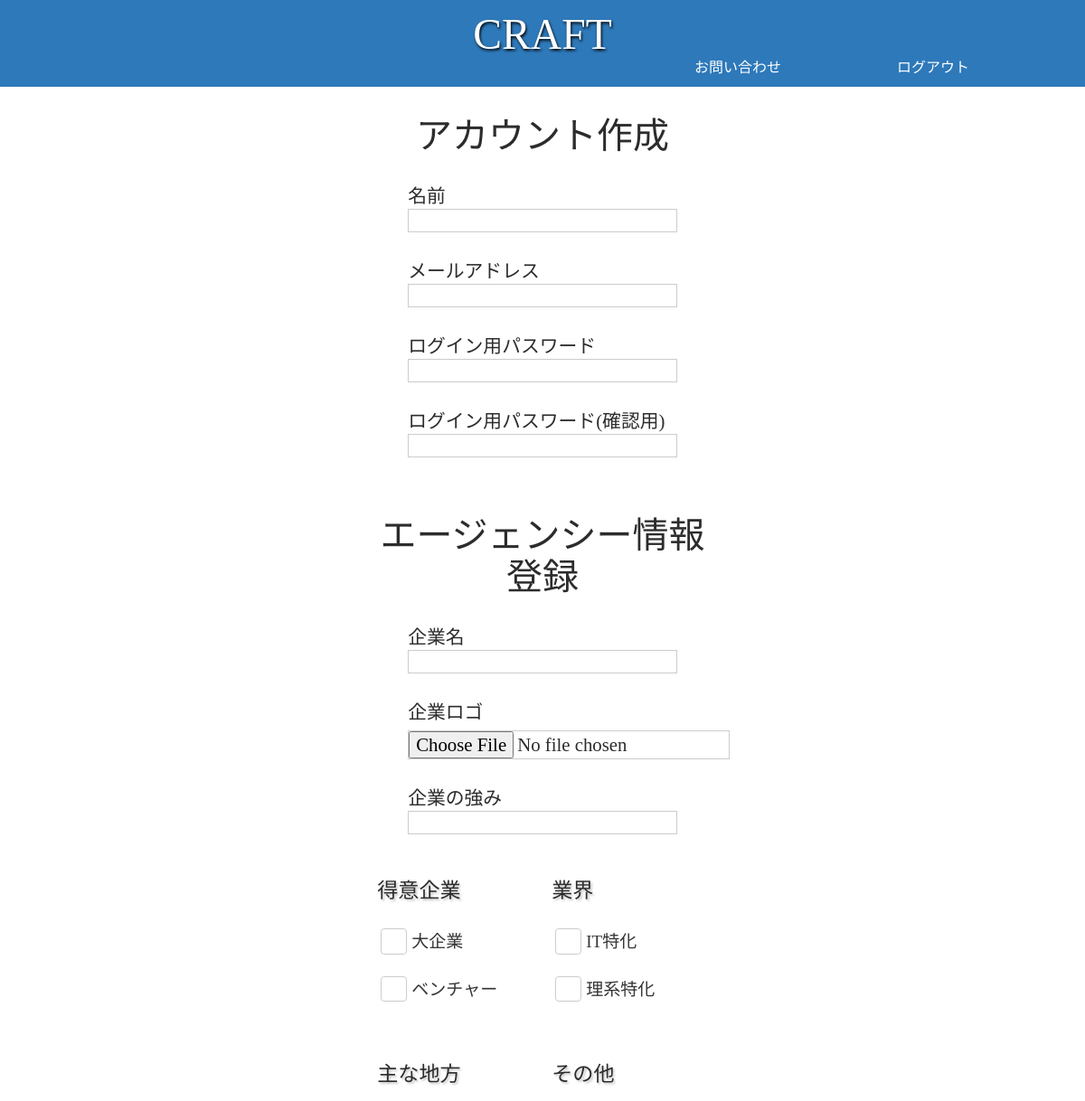
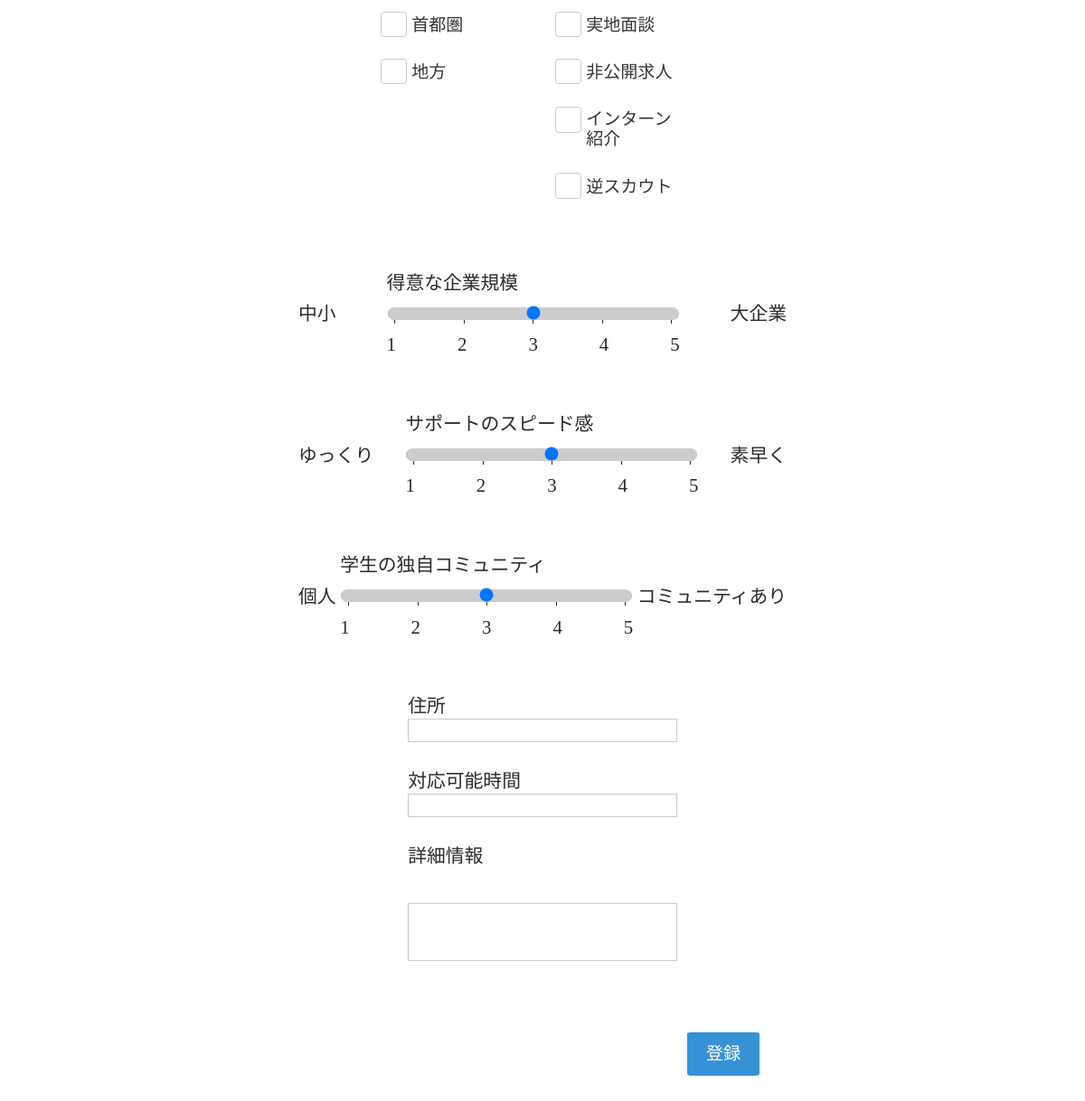
Screenshot of /agency/agencyRegister.php with the database file from the repository (2 pictures, top to bottom).
### tables this page shows
CREATE TABLE category (
    id INT PRIMARY KEY AUTO_INCREMENT,
    category_name VARCHAR(255) NOT NULL
);

CREATE TABLE feature_info (
    id INT PRIMARY KEY AUTO_INCREMENT,
    feature_name VARCHAR(255) NOT NULL,
    category_id INT NOT NULL
);

CREATE TABLE levels_info (
    id INT PRIMARY KEY AUTO_INCREMENT,
    levels_name VARCHAR(255) NOT NULL,
    levels_min VARCHAR(255) NOT NULL,
    levels_max VARCHAR(255) NOT NULL
);

### src/agency/agencyRegister.php (the view, shortened to what this page needs)
<?php
require_once('../dbconnect.php');
$agencies = $dbh->query('SELECT * FROM agency')->fetchAll(PDO::FETCH_ASSOC);
$features = $dbh->query("SELECT * FROM feature INNER JOIN feature_info ON feature.feature_id = feature_info.id;")->fetchAll(PDO::FETCH_ASSOC);
$feature_info = $dbh->query("SELECT * FROM feature_info")->fetchAll(PDO::FETCH_ASSOC);
$levels = $dbh->query("SELECT * FROM levels INNER JOIN levels_info ON levels.levels_id = levels_info.id;")->fetchAll(PDO::FETCH_ASSOC);
$levels_info = $dbh->query("SELECT * FROM levels_info")->fetchAll(PDO::FETCH_ASSOC);
$editors = $dbh->query("SELECT * FROM editor INNER JOIN editor_info ON editor.editor_id = editor_info.id;")->fetchAll(PDO::FETCH_ASSOC);
$category = $dbh->query("SELECT * FROM category")->fetchAll(PDO::FETCH_ASSOC);
foreach ($agencies as $aKey => $agency) {
    $agency["feature"] = [];
    foreach ($features as $fKey => $feature) {
        if ($feature["agency_id"] == $agency["id"]) {
            $agency["feature"][] = $feature;
        }
    }
    $agencies[$aKey] = $agency;
}
foreach ($agencies as $aKey => $agency) {
    $agency["levels"] = [];
    foreach ($levels as $lKey => $level) {
        if ($level["agency_id"] == $agency["id"]) {
            $agency["levels"][] = $level;
        }
    }
    $agencies[$aKey] = $agency;
}
foreach ($agencies as $aKey => $agency) {
    $agency["editor"] = [];
    foreach ($editors as $lKey => $editor) {
        if ($editor["agency_id"] == $agency["id"]) {
            $agency["editor"][] = $editor;
        }
    }
}
?>
<!DOCTYPE html>
<html lang="ja">
<head>
    <link rel="stylesheet" href="../assets/style/reset.css" />
    <link rel="stylesheet" href="../assets/style/agency/agencyHeader.css">
    <link rel="stylesheet" href="../assets/style/agency/agencyRegister.css">
</head>
<body>
    <?php require_once('./components/agencyHeader.php'); ?>
    <main>
        <section class="agency-regi">
            <div class="agency-regiContainer">
                <div class="agency-regiTitle">
                    <p>アカウント作成</p>
                </div>
                <form action="agencyRegister.php" method="POST" enctype="multipart/form-data" id="registrationForm">
                    <div class="agency-regiForm">
                        <div class="agency-regiFormContainer">
                            <div class="agency-regiFormInner">
                                <label class="agency-regiFormText">名前</label>
                                <input type="text" name="editorName" class="agency-regiFormInput agency-regiName" required>
                            </div>
                            <div class="agency-regiFormInner">
                                <label class="agency-regiFormText">メールアドレス</label>
                                <input type="email" name="editorEmail" class="agency-regiFormInput agency-regiFormEmail" required>
                            </div>
                            <div class="agency-regiFormInner">
                                <label class="agency-regiFormText">ログイン用パスワード</label>
                                <input type="password" name="password" class="agency-regiFormInput agency-regiFormPassword" required>
                            </div>
                            <div class="agency-regiFormInner">
                                <label class="agency-regiFormText">ログイン用パスワード(確認用)</label>
                                <input type="password" name="rePassword" class="agency-regiFormInput agency-regiFormRePassword" required>
                            </div>
                            <div class="agency-regiTitle">
                                <p>エージェンシー情報登録</p>
                            </div>
                            <div class="agency-regiFormInner">
                                <label class="agency-regiFormText">企業名</label>
                                <input type="text" name="companyName" class="agency-regiFormInput agency-regiFormName" required>
                            </div>
                            <div class="agency-regiFormInner">
                                <label for="question" class="form-label">企業ロゴ</label>
                                <input type="file" name="image" id="image" class="agency-regiFormInput form-control required" accept=".png, .jpg, .jpeg, .gif">
                            </div>
                            <div class="agency-regiFormInner">
                                <label>企業の強み</label>
                                <input type="text" name="companyStrength" class="agency-regiFormInput agency-regiFormStrength" required>
                            </div>
                        </div>
                        <div class="agency-regiFormInner2">
                            <ul class="narrow-List">
                                <?php foreach ($category as $catKey => $catItem) { ?>
                                    <li class="narrow-Item agency-regiNarrowItem">
                                        <p class="narrow-eachTitle"><?= $catItem["category_name"]; ?></p>
                                        <div class="narrow-eachList agency-regiNarrow">
                                            <?php foreach ($feature_info as $featKey => $featItem) {
                                                if ($featItem["category_id"] == $catItem["id"]) {
                                            ?>
                                                    <label for="feature<?= $featKey; ?>" class="featureTitle agency-regiFeatureTitle"><?= $featItem["feature_name"]; ?></label>
                                            <?php }
                                            } ?>
                                        </div>
                                    </li>
                                <?php } ?>
                            </ul>
                        </div>
                        <div class="agency-regiFormContainer2">
                            <?php foreach ($levels_info as $t => $level_info) { ?>
                                <div class="agency-rangeItem">
                                    <p><?= $agency["levels"][$t]["levels_min"]; ?></p>
                                    <div class="agency-regiFormInner3">
                                        <label><?= $agency["levels"][$t]["levels_name"]; ?></label>
                                        <input type="range" name="level<?= $t + 1; ?>" min="1" max="5" class="agency-regiFormInput agency-regiFormRange" list="my-datalist<?= $t; ?>">
                                        <datalist id="my-datalist<?= $t; ?>" class="regi-datalist">
                                            <option value="1" label="1">
                                            <option value="2" label="2">
                                            <option value="3" label="3">
                                            <option value="4" label="4">
                                            <option value="5" label="5">
                                        </datalist>
                                    </div>
                                    <p><?= $agency["levels"][$t]["levels_max"]; ?></p>
                                </div>
                            <?php } ?>
                        </div>
                        <div class="agency-regiFormContainer">
                            <div class="agency-regiFormInner">
                                <label>住所</label>
                                <input type="text" name="address" class="agency-regiFormInput agency-regiFormAddress" required>
                            </div>
                            <div class="agency-regiFormInner">
                                <label>対応可能時間</label>
                                <input type="text" name="time" class="agency-regiFormInput agency-regiFormTime" required>
                            </div>
                            <div class="agency-regiFormInner">
                                <label>詳細情報</label>
                                <input type="text" name="free" class="agency-regiFormInput agency-regiFormDetail" required>
                            </div>
                        </div>
                    </div>
                    <div class="agency-regiFormSubmit1">
                        <div class="agency-regiFormSubmit">
                            <button class="agency-regiFormSubmitButton" type="submit" id="registerButton">登録</button>
                        </div>
                    </div>
                </form>
            </div>
        </section>
    </main>
</body>
</html>

### src/assets/style/agency/agencyHeader.css (style rules this page uses)
body { margin: 0; }

### src/assets/style/agency/agencyRegister.css (style rules this page uses)
.agency-regiContainer { margin-top: 8rem; }
.agency-regiTitle { margin-top: 4rem; font-size: 2.5rem; text-align: center; }
.agency-regiFormInput { appearance: revert; border: .05em solid #ccc; }
.agency-regiForm { display: flex; flex-direction: column; }
.agency-regiFormContainer { width: 30%; margin: 0 auto; font-size: 1.3rem; }
.agency-regiFormContainer2 { width: 45%; margin: 0 auto; font-size: 1.3rem; }
.agency-regiFormInner { display: grid; grid-template-rows: repeat(2,1fr); margin: 1.5em; }
.agency-regiFormInner2 { width: 35%; margin: 0 auto; }
.agency-regiFormInner3 { display: grid; grid-template-rows: repeat(2,1fr); margin: 1.5em auto 1.5em auto; gap: .5em; width: 60%; }
.agency-rangeItem { display: flex; align-items: center; }
.narrow-List { padding: 0 1em 0 1.5em; grid-template-columns: repeat(2,1fr); display: grid; }
.narrow-Item.agency-regiNarrowItem { margin: 1.3em 0 0 .5em; }
.narrow-eachTitle { font-size: 1.7em; text-shadow: .08em .1em .1em rgb(200, 200, 200); }
.narrow-eachList.agency-regiNarrow { padding: 2em 0 2em 0; display: flex; flex-wrap: wrap; }
.featureTitle.agency-regiFeatureTitle { box-sizing: border-box; cursor: pointer; display: inline-block; padding: .3em 2em; width: auto; color: #353535; font-size: 1.4em; position: relative; margin-bottom: 1em; }
.featureTitle::before { background: #fff; border: .05em solid #ccc; border-radius: .2em; content: ''; display: block; height: 1.5em; left: .2em; top: 5%; position: absolute; width: 1.5em; }
.featureTitle::after { border-right: .5em solid #3792D5; border-bottom: .2em solid #3792D5; content: ''; display: block; height: 1.5em; left: .6em; opacity: 0; position: absolute; top: 2%; transform: rotate(45deg); width: 1em; }
.regi-datalist { display: flex; justify-content: space-between; width: 100%; }
.agency-regiFormDetail { height: 4rem; }
.agency-regiFormSubmit1 { width: 40%; margin: 0 auto; }
.agency-regiFormSubmit { display: flex; justify-content: flex-end; }
.agency-regiFormSubmitButton { background-color: #3792D5; color: #FFFFFF; width: 5rem; height: 3rem; text-align: center; margin: 3rem 0 3rem; border-radius: 5%; font-size: 1.2rem; }

### rows the page displays
category: category_name "得意企業"
feature_info: feature_name "大企業"
feature_info: feature_name "ベンチャー"
category: category_name "業界"
feature_info: feature_name "IT特化"
feature_info: feature_name "理系特化"
category: category_name "主な地方"
feature_info: feature_name "首都圏"
feature_info: feature_name "地方"
category: category_name "その他"
feature_info: feature_name "実地面談"
feature_info: feature_name "非公開求人"
feature_info: feature_name "インターン紹介"
feature_info: feature_name "逆スカウト"
levels_info: levels_min "中小", levels_name "得意な企業規模", levels_max "大企業"
levels_info: levels_min "ゆっくり", levels_name "サポートのスピード感", levels_max "素早く"
levels_info: levels_min "個人", levels_name "学生の独自コミュニティ", levels_max "コミュニティあり"
